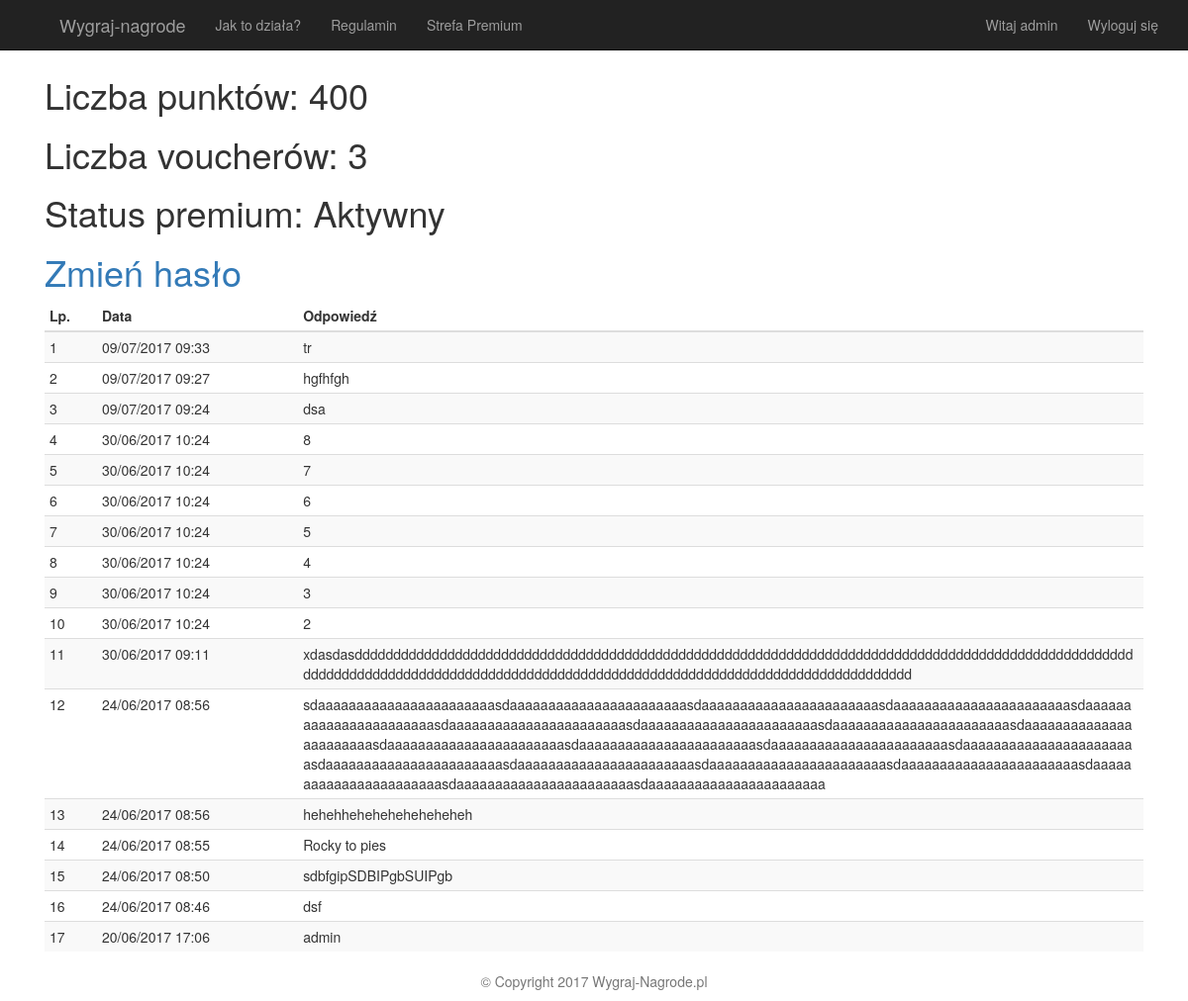
The page /user-account/ (signed in) on the database its author committed.
### start/models.py (models this page shows, shortened)
class Profile(models.Model):
    user = models.OneToOneField(User, on_delete=models.CASCADE)
    points = models.SmallIntegerField(default=0)
    vouchers = models.SmallIntegerField(default=0)
    premium = models.BooleanField(default=False)

class Answer(models.Model):
    PRIZES_TO_CHOOSE = (
        ('Samsung Galaxy S8', 'Samsung Galaxy S8'),
        ('IPhone 7', 'IPhone 7'),
    )
    user = models.ForeignKey(User, on_delete=models.CASCADE)
    answer_text = models.CharField(max_length=500)
    prize = models.CharField(max_length=20,choices=PRIZES_TO_CHOOSE, default='SGS8')
    pub_date = models.DateTimeField(auto_now_add=True)

### start/views.py (the view)
# urls.py: url(r'^user-account/$', views.userAccount, name='user-account'),
@login_required
def userAccount(request):
    answers = Answer.objects.filter(user=request.user).order_by('-pub_date')
    indexTemplate = loader.get_template('user-account.html')
    context = {
        'answers': answers,
    }
    return HttpResponse(indexTemplate.render(context, request))

### start/templates/user-account.html
{% extends 'base.html' %}
{% block content %}
    <body class="container">
    <div class="container-fluid">
        <h1>Liczba punktów: {{ user.profile.points }}</h1>
        <h1>Liczba voucherów: {{ user.profile.vouchers }}</h1>
        {% if user.profile.premium %}
        <h1>Status premium: Aktywny</h1>
        {% else %}
        <h1>Status premium: Nieaktywny</h1>
        {% endif %}
        <h1><a href="/change-password">Zmień hasło</a></h1>
        <table class="table table-condensed table-striped">
            <thead>
            <tr>
                <th>Lp.</th>
                <th>Data</th>
                <th>Odpowiedź</th>
            </tr>
            </thead>
            <tbody>
            {% for answer in answers %}
                <tr>
                    <td>{{ forloop.counter }}</td>
                    <td>{{ answer.pub_date | date:"d/m/Y H:i" }}</td>
                    <td style="word-wrap: break-word;min-width: 500px;max-width: 500px;">{{ answer.answer_text }}</td>
                </tr>
            {% endfor %}
            </tbody>
        </table>
    </div>
    </body>
{% endblock %}

### templates/base.html (shortened to what this page needs)
{% load static %}
<!DOCTYPE html>
<html lang="pl">
<head>
    <link rel="stylesheet" href="{% static 'css/bootstrap.min.css' %}" media="screen">
    <link rel="stylesheet" href="{% static 'css/style.css' %}" type="text/css">
</head>
<body>
<div class="navbar navbar-inverse navbar-default navbar-fixed-top">
    <div class="container">
        <div class="navbar-header">
            <a class="navbar-brand model_title" href="#"></a>
        </div>
        <div id="nav_toplevel" class="collapse navbar-collapse">
            <ul id="nav_main" class="nav navbar-nav">
                <li style="font-size: large"><a href="/">Wygraj-nagrode</a></li>
                <li><a href="/about"> Jak to działa? </a></li>
                <li><a target="_blank" href="{% static 'img/regulamin.pdf' %}">Regulamin</a></li>
                {% if user.is_authenticated %}
                <li><a href="/goPremium">Strefa Premium</a> </li>
                {% endif %}
            </ul>
            <ul class="nav navbar-nav navbar-right" style="cursor: pointer">
                {% if user.is_authenticated %}
                    <li><a href="/user-account">Witaj {{ user.username }}</a> </li>
                    <li><a href="/logout">Wyloguj się</a></li>
                {% endif %}
            </ul>
        </div>
    </div>
</div>
{% block content %}
{% endblock %}
<footer class="footer">
    <p class="text-center text-muted">© Copyright 2017 Wygraj-Nagrode.pl</p>
</footer>
</body>
</html>

### static/css/style.css (style rules this page uses)
.container-fluid { margin-top: 7vh; }

### rows shown on the page
Answer: pub_date "09/07/2017 09:33", answer_text "tr"
Answer: pub_date "09/07/2017 09:27", answer_text "hgfhfgh"
Answer: pub_date "09/07/2017 09:24", answer_text "dsa"
Answer: pub_date "30/06/2017 10:24", answer_text "8"
Answer: pub_date "30/06/2017 10:24", answer_text "7"
Answer: pub_date "30/06/2017 10:24", answer_text "6"
Answer: pub_date "30/06/2017 10:24", answer_text "5"
Answer: pub_date "30/06/2017 10:24", answer_text "4"
Answer: pub_date "30/06/2017 10:24", answer_text "3"
Answer: pub_date "30/06/2017 10:24", answer_text "2"
Answer: pub_date "30/06/2017 09:11", answer_text "xdasdasdddddddddddddddddddddddddddddddddddddddddddddddddddddddddddddddddddddddddddddddddddddddddddddddddddddddddddddddddddddddddddddddddddddddddddddddddddddddddddddddddddddddddddddddddddd"
Answer: pub_date "24/06/2017 08:56", answer_text "sdaaaaaaaaaaaaaaaaaaaaaaasdaaaaaaaaaaaaaaaaaaaaaaasdaaaaaaaaaaaaaaaaaaaaaaasdaaaaaaaaaaaaaaaaaaaaaaasdaaaaaaaaaaaaaaaaaaaaaaasdaaaaaaaaaaaaaaaaaaaaaaasdaaaaaaaaaaaaaaaaaaaaaaasdaaaaaaaaaaaaaaaaaaaaaaasdaaaaaaaaaaaaaaaaaaaaaaasdaaaaaaaaaaaaaaaaaaaaaaasdaaaaaaaaaaaaaaaaaaaaaaasdaaaaaaaaaaaaaaaaaaaaaaasdaaaaaaaaaaaaaaaaaaaaaaasdaaaaaaaaaaaaaaaaaaaaaaasdaaaaaaaaaaaaaaaaaaaaaaasdaaaaaaaaaaaaaaaaaaaaaaasdaaaaaaaaaaaaaaaaaaaaaaasdaaaaaaaaaaaaaaaaaaaaaaasdaaaaaaaaaaaaaaaaaaaaaaasdaaaaaaaaaaaaaaaaaaaaaaa"
Answer: pub_date "24/06/2017 08:56", answer_text "hehehheheheheheheheheh"
Answer: pub_date "24/06/2017 08:55", answer_text "Rocky to pies"
Answer: pub_date "24/06/2017 08:50", answer_text "sdbfgipSDBIPgbSUIPgb"
Answer: pub_date "24/06/2017 08:46", answer_text "dsf"
Answer: pub_date "20/06/2017 17:06", answer_text "admin"

### other values the page prints
{{ user.username }} "admin"
{{ user.profile.points }} "400"
{{ user.profile.vouchers }} "3"
